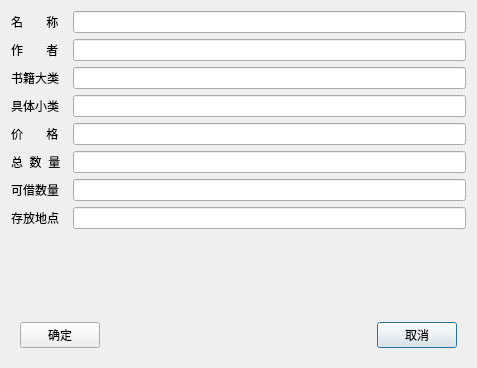
<?xml version="1.0" encoding="UTF-8"?>
<ui version="4.0">
 <class>Dlg_bookAU</class>
 <widget class="QDialog" name="Dlg_bookAU">
  <property name="geometry">
   <rect>
    <x>0</x>
    <y>0</y>
    <width>477</width>
    <height>368</height>
   </rect>
  </property>
  <property name="windowTitle">
   <string>Dialog</string>
  </property>
  <layout class="QGridLayout" name="gridLayout_2">
   <item row="1" column="2">
    <widget class="QLineEdit" name="le_author"/>
   </item>
   <item row="7" column="0">
    <widget class="QLabel" name="label_8">
     <property name="text">
      <string>存放地点</string>
     </property>
    </widget>
   </item>
   <item row="4" column="0">
    <widget class="QLabel" name="label_5">
     <property name="text">
      <string>价       格</string>
     </property>
    </widget>
   </item>
   <item row="5" column="0">
    <widget class="QLabel" name="label_6">
     <property name="text">
      <string>总  数  量</string>
     </property>
    </widget>
   </item>
   <item row="5" column="2">
    <widget class="QLineEdit" name="le_number"/>
   </item>
   <item row="0" column="0">
    <widget class="QLabel" name="label">
     <property name="text">
      <string>名       称</string>
     </property>
    </widget>
   </item>
   <item row="2" column="2">
    <widget class="QLineEdit" name="le_category1"/>
   </item>
   <item row="4" column="2">
    <widget class="QLineEdit" name="le_price"/>
   </item>
   <item row="9" column="0" colspan="3">
    <widget class="QWidget" name="widget" native="true">
     <layout class="QGridLayout" name="gridLayout">
      <item row="0" column="2">
       <widget class="QPushButton" name="btn_no">
        <property name="text">
         <string>取消</string>
        </property>
       </widget>
      </item>
      <item row="0" column="0">
       <widget class="QPushButton" name="btn_ok">
        <property name="text">
         <string>确定</string>
        </property>
       </widget>
      </item>
      <item row="0" column="1">
       <spacer name="horizontalSpacer">
        <property name="orientation">
         <enum>Qt::Horizontal</enum>
        </property>
        <property name="sizeHint" stdset="0">
         <size>
          <width>40</width>
          <height>20</height>
         </size>
        </property>
       </spacer>
      </item>
     </layout>
    </widget>
   </item>
   <item row="2" column="0">
    <widget class="QLabel" name="label_3">
     <property name="text">
      <string>书籍大类</string>
     </property>
    </widget>
   </item>
   <item row="8" column="0">
    <spacer name="verticalSpacer">
     <property name="orientation">
      <enum>Qt::Vertical</enum>
     </property>
     <property name="sizeHint" stdset="0">
      <size>
       <width>20</width>
       <height>40</height>
      </size>
     </property>
    </spacer>
   </item>
   <item row="3" column="2">
    <widget class="QLineEdit" name="le_category2"/>
   </item>
   <item row="0" column="2">
    <widget class="QLineEdit" name="le_name"/>
   </item>
   <item row="6" column="0">
    <widget class="QLabel" name="label_7">
     <property name="text">
      <string>可借数量</string>
     </property>
    </widget>
   </item>
   <item row="3" column="0">
    <widget class="QLabel" name="label_4">
     <property name="text">
      <string>具体小类</string>
     </property>
    </widget>
   </item>
   <item row="1" column="0">
    <widget class="QLabel" name="label_2">
     <property name="text">
      <string>作       者</string>
     </property>
    </widget>
   </item>
   <item row="6" column="2">
    <widget class="QLineEdit" name="le_aviNum"/>
   </item>
   <item row="7" column="2">
    <widget class="QLineEdit" name="le_place"/>
   </item>
  </layout>
 </widget>
 <resources/>
 <connections/>
</ui>
